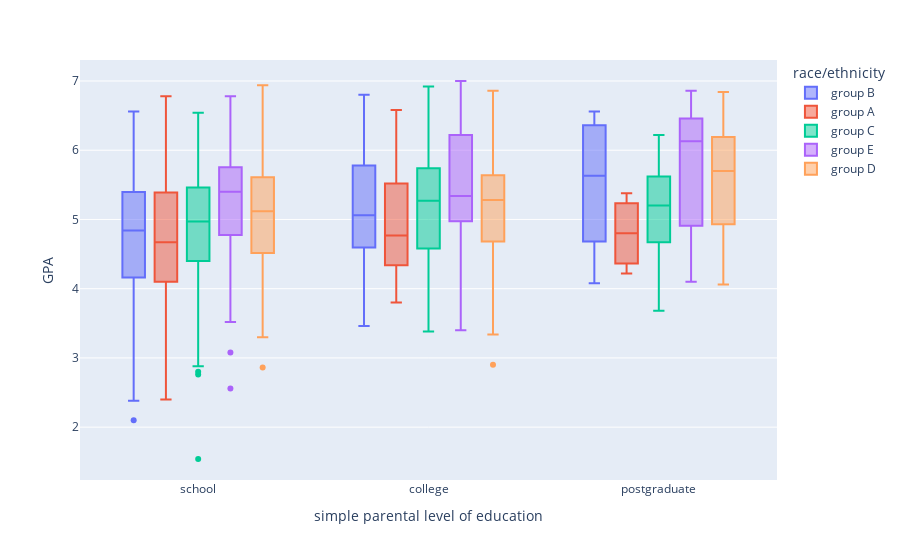

Notebook code for this chart:
### Code cell
fig = px.box(
    df_grades_concat,
    x="simple parental level of education",
    y="GPA",
    color="race/ethnicity",
    hover_data=["GPA"],
)
fig.show()

### Figure 1 — Plotly figure (JSON) as saved in the notebook; plotly's stock layout.template omitted (floating-point values rounded to 4 significant figures; data arrays with more than 128 entries replaced by an {"elided": "..."} marker saying what was removed)
{"data": [{"alignmentgroup": "True", "hovertemplate": "race/ethnicity=group B<br>simple parental level of education=%{x}<br>GPA=%{y}<extra></extra>", "legendgroup": "group B", "marker": {"color": "#636efa"}, "name": "group B", "notched": false, "offsetgroup": "group B", "orientation": "v", "showlegend": true, "type": "box", "x": {"elided": "190 str values"}, "x0": " ", "xaxis": "x", "y": {"elided": "190 float values"}, "y0": " ", "yaxis": "y"}, {"alignmentgroup": "True", "hovertemplate": "race/ethnicity=group A<br>simple parental level of education=%{x}<br>GPA=%{y}<extra></extra>", "legendgroup": "group A", "marker": {"color": "#EF553B"}, "name": "group A", "notched": false, "offsetgroup": "group A", "orientation": "v", "showlegend": true, "type": "box", "x": ["college", "school", "college", "college", "college", "college", "college", "school", "school", "school", "college", "school", "college", "postgraduate", "school", "school", "college", "school", "school", "school", "college", "school", "postgraduate", "school", "school", "school", "school", "school", "postgraduate", "school", "college", "school", "school", "school", "school", "school", "school", "college", "college", "college", "college", "school", "school", "school", "school", "school", "school", "college", "school", "school", "school", "school", "college", "school", "school", "school", "school", "school", "school", "college", "school", "college", "school", "school", "school", "college", "school", "school", "school", "school", "school", "school", "school", "college", "college", "school", "school", "school", "college", "school", "college", "school", "school", "school", "school", "college", "college", "school", "school"], "x0": " ", "xaxis": "x", "y": [5.78, 3.46, 4.7, 5.02, 4.84, 3.96, 4.36, 4.96, 3.78, 4.84, 4.98, 4.26, 5.18, 4.8, 4.28, 4.24, 4.64, 4.68, 4.32, 6.12, 4, 5.08, 4.22, 2.4, 4.02, 5.38, 4.1, 4.68, 5.38, 6.64, 4.56, 4.12, 5.1, 3.94, 4.1, 5.4, 6, 6.16, 4.08, 6.5, 5.52, 4.58, 5.08, 3.68, 3.88, 5.02, 3.9, 3.8, 4.76, 6.78, 3.36, 5.18, 4.54, 3.24, 6.34, 4.96, 4.14, 5.66, 4.14, 6.36, 5.72, 4.02, 5.62, 3.68, 3.48, 5.86, 3.6, 5.6, 4.5, 5.68, 3.82, 5.08, 5.48, 5.24, 4.9, 5.7, 4.38, 4.56, 4.34, 4.9, 4.64, 4.56, 5.02, 5.8, 4.66, 3.96, 6.58, 4.54, 5.48], "y0": " ", "yaxis": "y"}, {"alignmentgroup": "True", "hovertemplate": "race/ethnicity=group C<br>simple parental level of education=%{x}<br>GPA=%{y}<extra></extra>", "legendgroup": "group C", "marker": {"color": "#00cc96"}, "name": "group C", "notched": false, "offsetgroup": "group C", "orientation": "v", "showlegend": true, "type": "box", "x": {"elided": "319 str values"}, "x0": " ", "xaxis": "x", "y": {"elided": "319 float values"}, "y0": " ", "yaxis": "y"}, {"alignmentgroup": "True", "hovertemplate": "race/ethnicity=group E<br>simple parental level of education=%{x}<br>GPA=%{y}<extra></extra>", "legendgroup": "group E", "marker": {"color": "#ab63fa"}, "name": "group E", "notched": false, "offsetgroup": "group E", "orientation": "v", "showlegend": true, "type": "box", "x": {"elided": "140 str values"}, "x0": " ", "xaxis": "x", "y": {"elided": "140 float values"}, "y0": " ", "yaxis": "y"}, {"alignmentgroup": "True", "hovertemplate": "race/ethnicity=group D<br>simple parental level of education=%{x}<br>GPA=%{y}<extra></extra>", "legendgroup": "group D", "marker": {"color": "#FFA15A"}, "name": "group D", "notched": false, "offsetgroup": "group D", "orientation": "v", "showlegend": true, "type": "box", "x": {"elided": "262 str values"}, "x0": " ", "xaxis": "x", "y": {"elided": "262 float values"}, "y0": " ", "yaxis": "y"}], "layout": {"boxmode": "group", "legend": {"title": {"text": "race/ethnicity"}, "tracegroupgap": 0}, "margin": {"t": 60}, "xaxis": {"anchor": "y", "domain": [0, 1], "title": {"text": "simple parental level of education"}}, "yaxis": {"anchor": "x", "domain": [0, 1], "title": {"text": "GPA"}}}}
